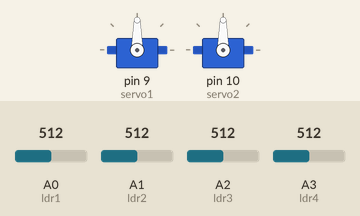
This sketch was run on a simulated Arduino Uno, built with avr-gcc and run on an emulated ATmega328P. On the bench: 2 × servo. Inputs (shaded band) come from the test bench; at power-on: A0 (ldr1) = 512, A2 (ldr3) = 512, A3 (ldr4) = 512, A1 (ldr2) = 512.

Above: at 1.2 s.
1.3 s: A0 (ldr1) set to 526
At 3.9 s:
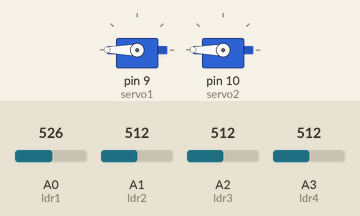
4.3 s: A2 (ldr3) set to 526
At 4.77 s:
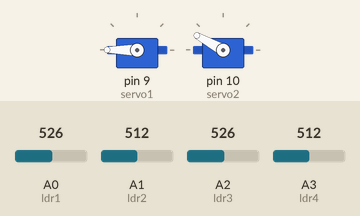
7.3 s: A3 (ldr4) set to 525
At 7.58 s:
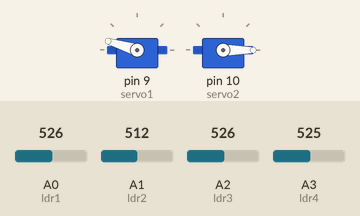
10.3 s: A1 (ldr2) set to 716
At 10.61 s:
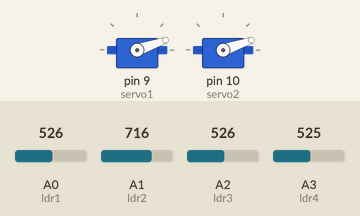
13.3 s: A3 (ldr4) set to 716
At 13.61 s:
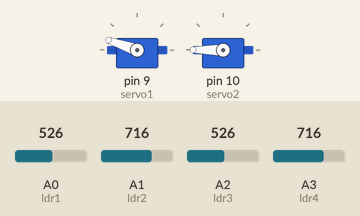
16.3 s: A2 (ldr3) set to 716
At 16.6 s:
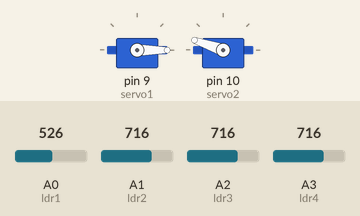
Timing chart, 0 to 20.3 s (numbered marks = the images above; inputs shaded):
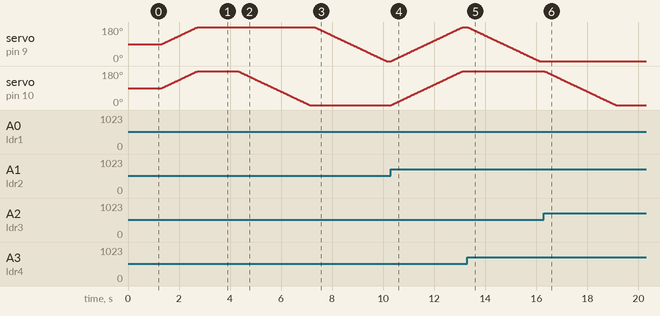

Measured:
- the behaviour switches between 513 and 514 on A0 (ldr1) (found by bisection; images 0 and 1)
- the behaviour switches between 525 and 526 on A2 (ldr3) (found by bisection; images 1 and 2)
- the behaviour switches between 513 and 514 on A3 (ldr4) (found by bisection; images 2 and 3)
- after the input at 1.3 s, servo on pin 9 (servo1), servo on pin 10 (servo2): moves from 90° to 180° over 1.4 s, starting at once
- after the input at 4.3 s, servo on pin 10 (servo2): moves from 180° to 0° over 2.8 s, starting at once
- after the input at 7.3 s, servo on pin 9 (servo1): moves from 180° to 0° over 2.8 s, starting at once
- after the input at 10.3 s, servo on pin 9 (servo1), servo on pin 10 (servo2): moves from 0° to 180° over 2.8 s, starting at once
- after the input at 13.3 s, servo on pin 9 (servo1): moves from 180° to 0° over 2.8 s, starting at once
- after the input at 16.3 s, servo on pin 10 (servo2): moves from 180° to 0° over 2.8 s, starting at once

The sketch:

Test.ino
```cpp
#include <Servo.h>

int ldr1 = A0;
int ldr2 = A1;
int ldr3 = A2;
int ldr4 = A3;

int ldr1State = 0;
int ldr2State = 0;
int ldr3State = 0;
int ldr4State = 0;

Servo servo1;
Servo servo2;
int pos1 = 90;
int pos2 = 90;

int LT , TR , RB , BL = 0;

void setup(){
  Serial.begin(9600);
  pinMode(ldr1, INPUT);
  pinMode(ldr2, INPUT);
  pinMode(ldr3, INPUT);
  pinMode(ldr4, INPUT);

  servo1.attach(9);
  servo2.attach(10);

}

void loop(){

  ldr1State = analogRead(ldr1);
  ldr2State = analogRead(ldr2);
  ldr3State = analogRead(ldr3);
  ldr4State = analogRead(ldr4);

  int val1 = sqrt((ldr1State - ldr3State) * (ldr1State - ldr3State));
  int val2 = sqrt((ldr2State - ldr4State) * (ldr2State - ldr4State));

  LT = (ldr1State + ldr2State) / 2;
  TR = (ldr2State + ldr3State) / 2;
  RB = (ldr3State + ldr4State) / 2;
  BL = (ldr3State + ldr1State) / 2;


  if(pos1 >= 180){
    pos1 = 180;
  }

  if(pos1 <= 0){
    pos1 = 0;
  }


  if(pos2 >= 180){
    pos2 = 180;
  }


  if(pos2 <= 0){
    pos2 = 0;
  }


  if(LT > RB){
    pos1 = pos1 + 1;
    pos2 = pos2 + 1;
  }

  else if(LT < RB){
    pos1 = pos1 - 1;
    pos2 = pos2 - 1;
  }

  else if(TR > BL){
    pos1 = pos1 - 1;
    pos2 = pos2 + 1;
  }

  else if(TR < BL){
    pos1 = pos1 + 1;
    pos2 = pos2 - 1;
  }


  else if(val1 > 100 && ldr1State > ldr3State){
    pos1 = pos1 + 1;

    }


  else if(val1 > 100 && ldr1State < ldr3State){
    pos1 = pos1 - 1;

    }


  else if(val2 > 100 && ldr2State > ldr4State){
    pos2 = pos2 + 1;

    }


  else if(val2 > 100 && ldr2State < ldr4State){
    pos2 = pos2 - 1;

    }


  else{
    servo1.write(pos1);
    servo2.write(pos2);
    delay(15);

  }


  servo1.write(pos1);
  servo2.write(pos2);
  delay(15);

  //Serial.println(servo1.read());
  //Serial.println(pos2);


}
```
